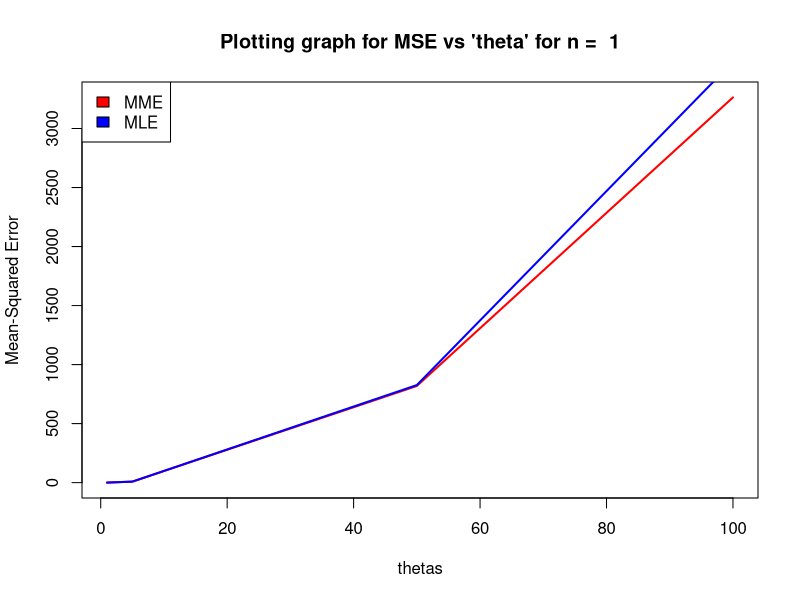
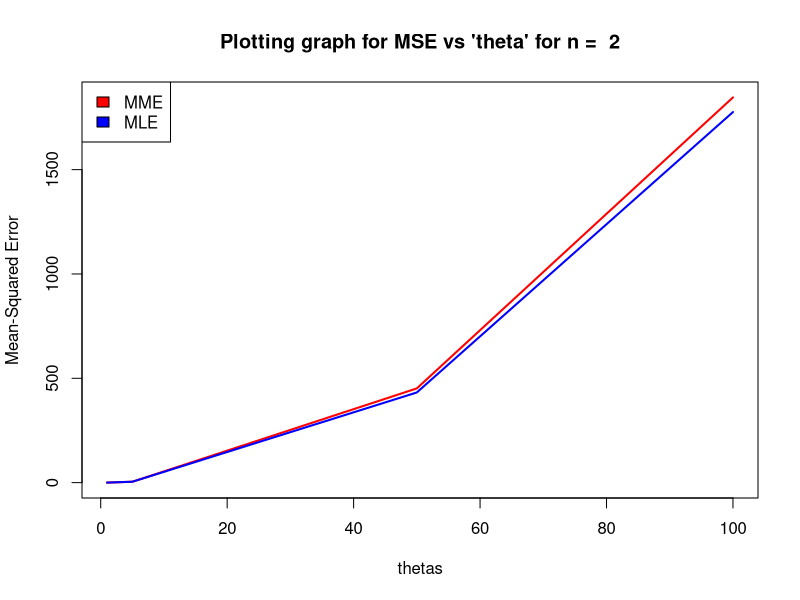
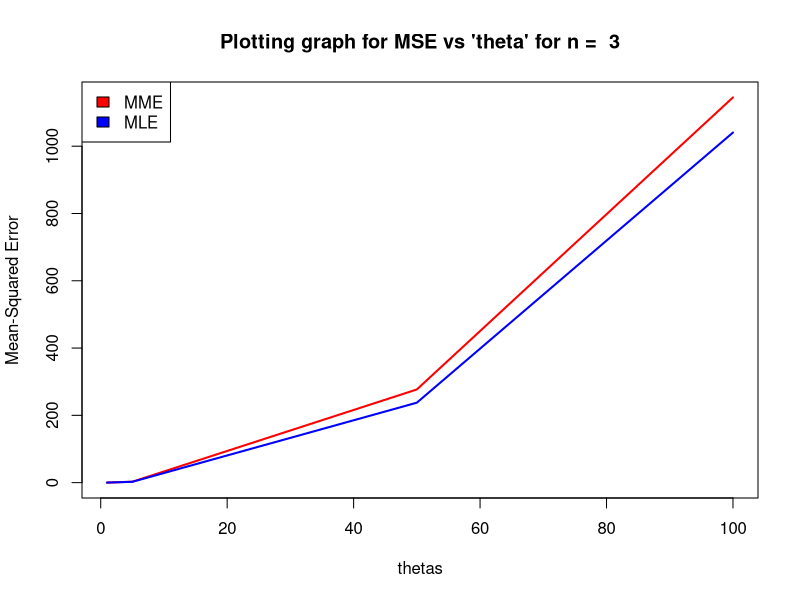
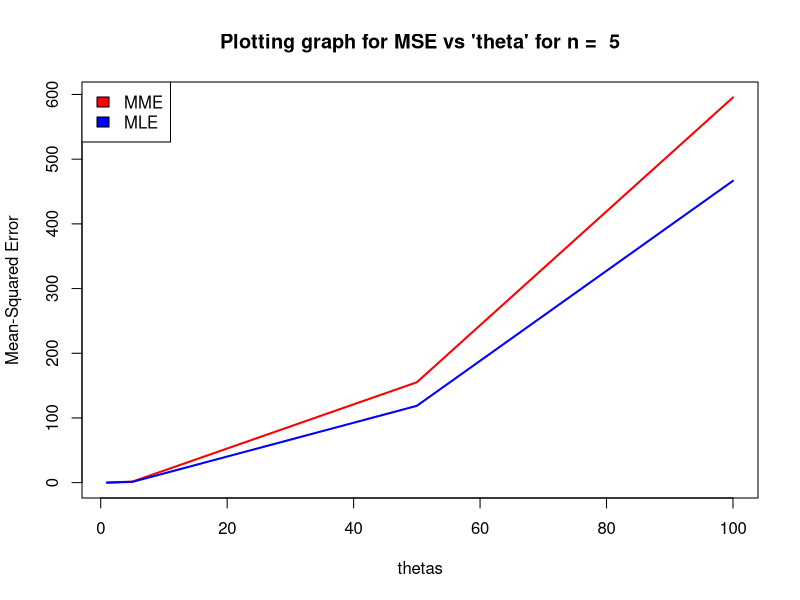
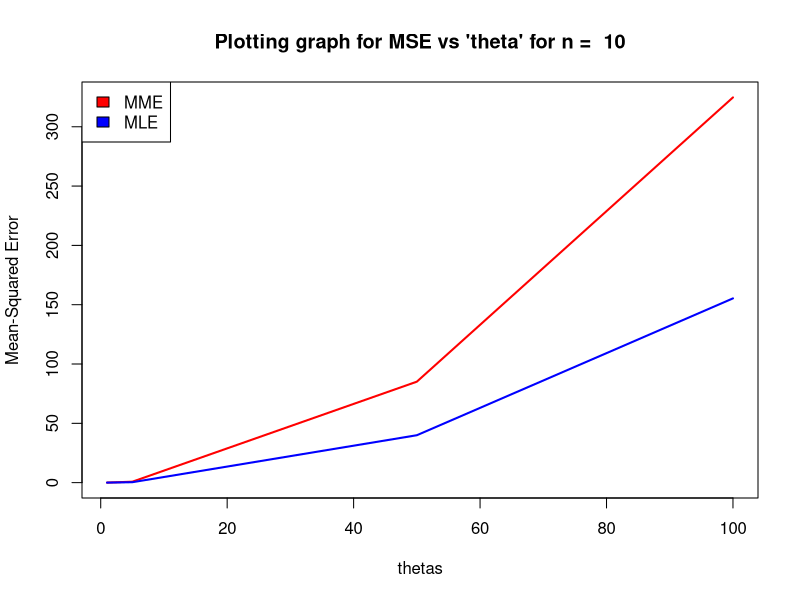
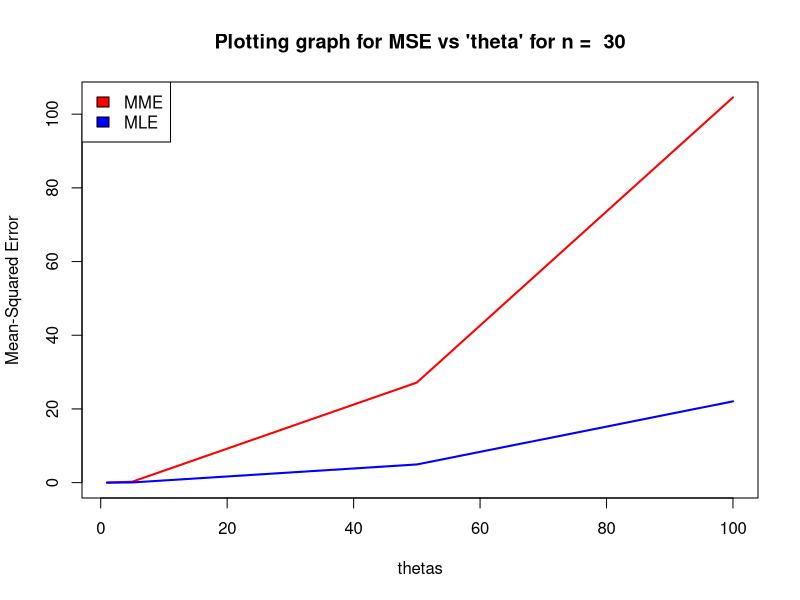

Here is the R script that generated these plots, in order:
n <- c(1,2,3,5,10,30)
thetas <- c(1,5,50,100)
theta_mme <- numeric(0)
theta_mle <- numeric(0)
mse_mme <- numeric(0)
mse_mle <- numeric(0)
for (i in n){
  a=1
  for (j in thetas){
    for(k in 1:1000){
      data <- runif(i,0,j)
      theta_mme[k] <- 2*mean(data)
      theta_mle[k] <- max(data)
    }
    mse_mme[a] <- mean((theta_mme-j)^2)
    mse_mle[a] <- mean((theta_mle-j)^2)
    print(paste("Printing MSE_MME for theta = ",j," and n = ", i, " MSE = ",mse_mme[a]))
    print(paste("Printing MSE_MLE for theta = ",j," and n = ", i, " MSE = ",mse_mle[a]))
    a=a+1
  }
  plot(thetas,mse_mme,type = 'l', col="red",lwd=2, ylab="")
  title(main = paste("Plotting graph for MSE vs 'theta' for n = ",i), ylab = 'Mean-Squared Error')
  lines(thetas,mse_mle,type = 'l', col="blue",lwd=2)
  legend("topleft", legend = c('MME','MLE'), fill = c('red','blue')) 
}